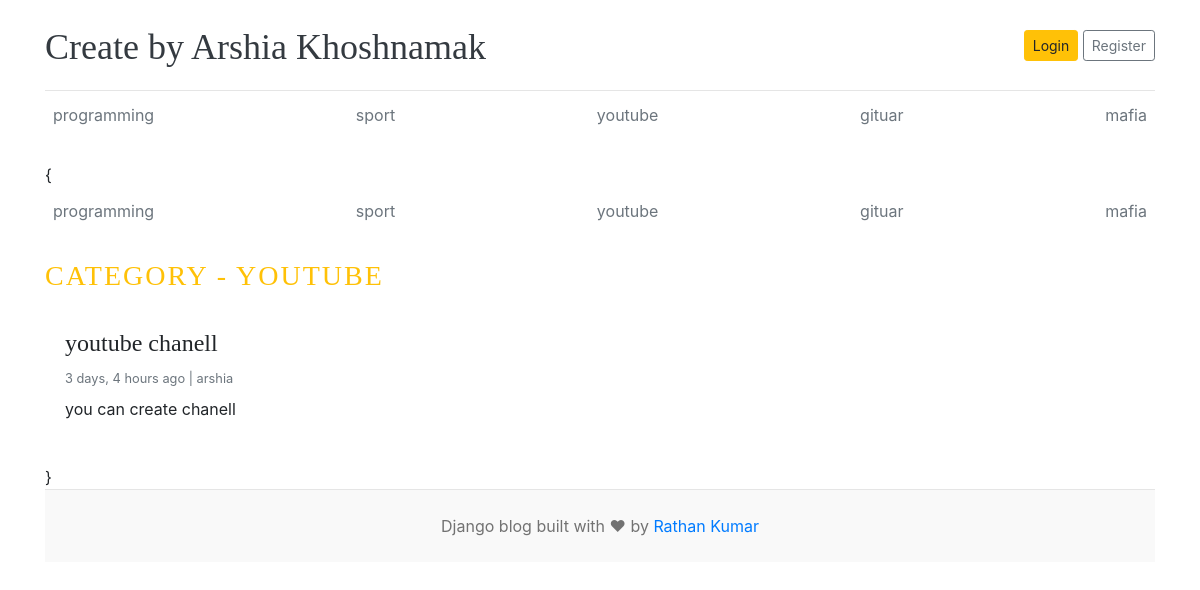
The page /category/5/ on the database its author committed.
### blogs/models.py (models this page shows, shortened)
class Category(models.Model):
    name=models.CharField(max_length=50,unique=True)
    created_at=models.DateTimeField(auto_now_add=True)
    updated_at=models.DateTimeField(auto_now=True)
    class Meta:
        verbose_name_plural = "categories"
    def __str__(self):
        return self.name

class Blog(models.Model):
    title=models.CharField(max_length=100)
    slug=models.SlugField(max_length=150,unique=True,blank=True)
    category=models.ForeignKey(Category,on_delete=models.CASCADE)
    author=models.ForeignKey(User,on_delete=models.CASCADE)
    featured_image=models.ImageField(upload_to="uploads/%Y/%m/%d")
    short_description=models.TextField(max_length=500)
    blog_body=models.TextField(max_length=2000)
    status=models.CharField(max_length=20,choices=STATUS,default="Draft")
    is_featured=models.BooleanField(default=False)
    created_at=models.DateTimeField(auto_now_add=True)
    updated_at=models.DateTimeField(auto_now=True)

### blogs/views.py (the view)
# urls.py: path("<int:category_id>/",views.posts_by_category,name="posts_by_category")
def posts_by_category(request,category_id):
    posts=Blog.objects.filter(status="Published",category=category_id)
    category=get_object_or_404(Category,pk=category_id)
    context={"posts": posts,
             "category":category}
    return render(request,"posts_by_category.html",context)

### blogs/context_processor.py (called while the page is built)
def get_categories(request):
    categories=Category.objects.all()
    return dict(categories=categories)

### templates/posts_by_category.html (shortened to what this page needs)
{% extends 'base.html' %}
{% block content %}
    <div class="nav-scroller py-1 mb-4">
        <nav class="nav d-flex justify-content-between">
            {% for cat in categories %}
                <a class="p-2 text-muted" href="#">{{ cat.name }}</a>
            {% endfor %}
        </nav>
    </div>
    <h3 class="text-uppercase text-warning mb-3" style="letter-spacing:2px;">
        Category - {{ category }}
    </h3>
    <div class="row">
        {% if posts %}
        {% for post in posts %}
            <div class="col-md-6 mb-4">
                <div class="card border-0">
                    <div class="card-body">
                        <h4>{{ post.title }}</h4>
                        <small class="text-muted">
                            {{ post.created_at|timesince }} ago | {{ post.author }}
                        </small>
                        <p class="card-text mt-2">
                            {{ post.short_description }}
                        </p>
                    </div>
                </div>
            </div>
        {% endfor %}
        {% else %}
            <p>No posts found.</p>
        {% endif %}
    </div>
{% endblock %}

### templates/base.html (shortened to what this page needs)
{% load static %}
<!DOCTYPE html>
<html lang="en">
<head>
    <link href="https://getbootstrap.com/docs/4.0/dist/css/bootstrap.min.css" rel="stylesheet">
    <link href="{% static 'css/blog.css' %}" rel="stylesheet">
</head>
<body>
<div class="container">
    <header class="blog-header py-3">
        <div class="row flex-nowrap justify-content-between align-items-center">
            <div class="col-8 pt-1">
                <a class="blog-header-logo text-dark" href="/">Create by Arshia Khoshnamak</a>
            </div>
            <div class="col-4 d-flex justify-content-end align-items-center">
                <a class="btn btn-sm btn-warning" href="#">Login</a>
                <a class="btn btn-sm btn-outline-secondary" href="#">Register</a>
            </div>
        </div>
    </header>
        <div class="nav-scroller py-1 mb-4">
        <nav class="nav d-flex justify-content-between">
            {% for cat in categories %}
                <a class="p-2 text-muted" href="{% url "posts_by_category" cat.id%}">{{ cat.name }}</a>
            {% endfor %}
        </nav>
    </div>
{{% block content %}
{% endblock  %}}
<footer class="blog-footer text-center py-4">
    <p>Django blog built with ❤ by <a href="#">Rathan Kumar</a></p>
</footer>
</body>
</html>

### blog/static/css/blog.css (style rules this page uses)
.blog-header { border-bottom: 1px solid #e5e5e5; }
.blog-header-logo { font-family: "Playfair Display", Georgia, "Times New Roman", serif; font-size: 2.25rem; }
h1, h2, h3, h4, h5, h6 { font-family: "Playfair Display", Georgia, "Times New Roman", serif; }
.blog-footer { padding: 2.5rem 0; color: #727272; text-align: center; background-color: #f9f9f9; border-top: .05rem solid #e5e5e5; }
.blog-footer p:last-child { margin-bottom: 0; }

### rows shown on the page
Category: name "programming"
Category: name "sport"
Category: name "youtube", name "YOUTUBE"
Category: name "gituar"
Category: name "mafia"
Blog: title "youtube chanell", created_at "3 days, 4 hours", author "arshia", short_description "you can create chanell"
